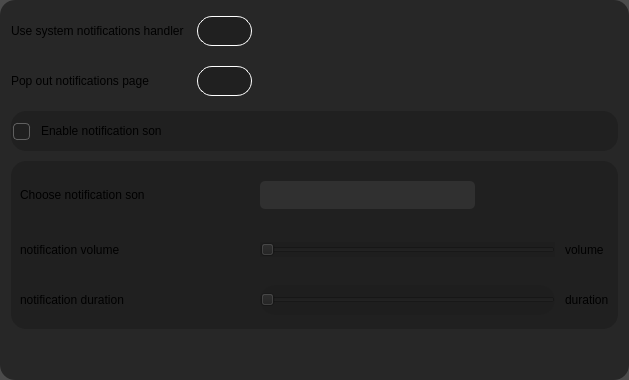
     <widget class="QWidget" name="notificationPage">
      <property name="styleSheet">
       <string notr="true">QWidget{
border-radius:15px;
background:rgba(30,30,30,0.8);
}
QLabel{
background:transparent;
}
QCheckBox,
QLabel,
QAbstractCheckBox,
QTreeView::indicator,
QRadioButton {
    padding: 0px;
    font-style: normal;
}

QCheckBox {
    padding: 2px;
}

QGroupBox::indicator,
QMenu::indicator,
QCheckBox::indicator,
QTreeView::indicator {
    width: 15px;
    height: 15px;
    border-radius: 4px;
    border: 1px solid #606060;
    background-color: rgba(255, 255, 255, 0);
    margin-right: 5px;
}

QGroupBox::indicator:hover,
QMenu::indicator:hover,
QCheckBox::indicator:hover,
QTreeView::indicator:hover {
    background-color: rgba(255, 255, 255, 16);
}

QGroupBox::indicator:pressed,
QMenu::indicator:pressed,
QCheckBox::indicator:pressed,
QTreeView::indicator:pressed {
    background-color: rgba(255, 255, 255, 20);
    border: 1px solid #505050;
}

QGroupBox::indicator:checked,
QMenu::indicator:checked,
QCheckBox::indicator:checked,
QTreeView::indicator:checked {
    background-color: #60cdff;
    border: 1px solid #60cdff;
    image: url(:/ressources/CheckBox.svg);
}

QGroupBox::indicator:checked:hover,
QMenu::indicator:checked:hover,
QCheckBox::indicator:checked:hover,
QTreeView::indicator:checked:hover {
    background-color: #5abce8;
    border: 1px solid #5abce8;
}

QGroupBox::indicator:checked:pressed,
QMenu::indicator:checked:pressed,
QCheckBox::indicator:checked:pressed,
QTreeView::indicator:checked:pressed {
    background-color: #53aad2;
    border: 1px solid #53aad2;
    image: url(:/ressources/CheckBoxPressed.svg);
}

QCheckBox::indicator:indeterminate,
QGroupBox::indicator:indeterminate,
QTreeView::indicator:indeterminate,
QTableView::indicator:indeterminate {
    background-color: #60cdff;
    border: 1px solid #60cdff;
    image: url(:/ressources/CheckBoxInterminate.svg);
}

QCheckBox::indicator:indeterminate:hover,
QGroupBox::indicator:indeterminate:hover,
QTreeView::indicator:indeterminate:hover,
QTableView::indicator:indeterminate:hover {
    background-color: #5abce8;
    border: 1px solid #5abce8;
}

QCheckBox::indicator:indeterminate:pressed,
QGroupBox::indicator:indeterminate:pressed,
QTreeView::indicator:indeterminate:pressed,
QTableView::indicator:indeterminate:pressed {
    background-color: #53aad2;
    border: 1px solid #53aad2;
    image: url(:/ressources/CheckBoxInterminatePressed.svg);
}

QCheckBox::indicator:indeterminate:disabled,
QGroupBox::indicator:indeterminate:disabled,
QTreeView::indicator:indeterminate:disabled,
QTableView::indicator:indeterminate:disabled {
    border: 1px solid #404040;
    background-color: #404040;
    image: url(:/ressources/CheckBoxInterminatePressed.svg);
}

QGroupBox::indicator:checked:disabled,
QMenu::indicator:checked:disabled,
QCheckBox::indicator:checked:disabled,
QTreeView::indicator:checked:disabled {
    border: 1px solid #404040;
    background-color: #404040;
    image: url(:/ressources/CheckBoxPressed.svg); 
}

QGroupBox::indicator:disabled,
QMenu::indicator:disabled,
QCheckBox::indicator:disabled,
QTreeView::indicator:disabled {
    border: 1px solid #404040;
    background-color: rgba(255, 255, 255, 0);
}
QComboBox {
    background-color: rgba(255, 255, 255, 18);
    border-radius: 5px;
    padding-left: 7px;
    padding-top: 6px;
    padding-bottom: 6px;
}

QGroupBox
QComboBox {
    padding-top: 6px;
    padding-bottom: 6px;
}

QComboBox:hover {
    background-color: rgba(255, 255, 255, 23);
}

QComboBox::down-arrow {
    image: url(:/ressources/ComboBox.svg);
    width: 40px;
    height: 40px;
    margin-left: 15px;
}

QGroupBox
QComboBox::down-arrow {
    width: 38px;
    height: 40px;
}

QComboBox::drop-down {
    background-color: transparent;
    min-width: 50px;
}

QComboBox:disabled {
    color: rgb(150, 150, 150);
    background-color: rgba(255, 255, 255, 13);
}

QComboBox::down-arrow:disabled {
    image: url(:/ressources/ComboBoxDisabled.svg);
}

QComboBox QAbstractItemView {
    background-color: #202020;
    border-radius: 0px;
    border: 1px solid rgba(255, 255, 255, 8);
    selection-color: #ffffff;
    selection-background-color: rgba(255, 255, 255, 16);
    padding: 4px;
}
</string>
      </property>
      <layout class="QGridLayout" name="gridLayout_11">
       <property name="spacing">
        <number>10</number>
       </property>
       <item row="0" column="0">
        <widget class="QLabel" name="label_11">
         <property name="minimumSize">
          <size>
           <width>0</width>
           <height>40</height>
          </size>
         </property>
         <property name="text">
          <string>Use system notifications handler </string>
         </property>
        </widget>
       </item>
       <item row="3" column="0" colspan="3">
        <widget class="QFrame" name="notifAlertFrame">
         <property name="frameShape">
          <enum>QFrame::Shape::StyledPanel</enum>
         </property>
         <property name="frameShadow">
          <enum>QFrame::Shadow::Raised</enum>
         </property>
         <layout class="QGridLayout" name="gridLayout_6">
          <property name="spacing">
           <number>10</number>
          </property>
          <item row="2" column="5">
           <widget class="QLabel" name="durationLabel">
            <property name="text">
             <string>duration</string>
            </property>
           </widget>
          </item>
          <item row="1" column="1">
           <widget class="QLabel" name="label_20">
            <property name="minimumSize">
             <size>
              <width>0</width>
              <height>40</height>
             </size>
            </property>
            <property name="text">
             <string>notification volume</string>
            </property>
           </widget>
          </item>
          <item row="0" column="2">
           <widget class="QComboBox" name="songComboBox">
            <property name="minimumSize">
             <size>
              <width>215</width>
              <height>0</height>
             </size>
            </property>
            <property name="styleSheet">
             <string notr="true"/>
            </property>
           </widget>
          </item>
          <item row="2" column="2" colspan="3">
           <widget class="QSlider" name="durationSlider">
            <property name="minimumSize">
             <size>
              <width>0</width>
              <height>30</height>
             </size>
            </property>
            <property name="styleSheet">
             <string notr="true"/>
            </property>
            <property name="maximum">
             <number>10</number>
            </property>
            <property name="pageStep">
             <number>1</number>
            </property>
            <property name="orientation">
             <enum>Qt::Orientation::Horizontal</enum>
            </property>
           </widget>
          </item>
          <item row="0" column="4" colspan="2">
           <spacer name="horizontalSpacer_12">
            <property name="orientation">
             <enum>Qt::Orientation::Horizontal</enum>
            </property>
            <property name="sizeHint" stdset="0">
             <size>
              <width>40</width>
              <height>20</height>
             </size>
            </property>
           </spacer>
          </item>
          <item row="1" column="2" colspan="3">
           <widget class="QSlider" name="volumeSlider">
            <property name="styleSheet">
             <string notr="true"/>
            </property>
            <property name="maximum">
             <number>100</number>
            </property>
            <property name="orientation">
             <enum>Qt::Orientation::Horizontal</enum>
            </property>
           </widget>
          </item>
          <item row="2" column="1">
           <widget class="QLabel" name="label_24">
            <property name="minimumSize">
             <size>
              <width>0</width>
              <height>40</height>
             </size>
            </property>
            <property name="text">
             <string>notification duration</string>
            </property>
           </widget>
          </item>
          <item row="1" column="5">
           <widget class="QLabel" name="volumeLabel">
            <property name="text">
             <string>volume</string>
            </property>
           </widget>
          </item>
          <item row="0" column="3">
           <widget class="HoverButton" name="playButton">
            <property name="minimumSize">
             <size>
              <width>60</width>
              <height>50</height>
             </size>
            </property>
            <property name="toolTip">
             <string>play</string>
            </property>
            <property name="styleSheet">
             <string notr="true">background:transparent</string>
            </property>
            <property name="text">
             <string/>
            </property>
            <property name="icon">
             <iconset resource="icons.qrc">
              <normaloff>:/icons/resumewhite.svg</normaloff>:/icons/resumewhite.svg</iconset>
            </property>
            <property name="iconSize">
             <size>
              <width>32</width>
              <height>32</height>
             </size>
            </property>
           </widget>
          </item>
          <item row="0" column="1">
           <widget class="QLabel" name="label_21">
            <property name="minimumSize">
             <size>
              <width>230</width>
              <height>0</height>
             </size>
            </property>
            <property name="text">
             <string>Choose notification son</string>
            </property>
           </widget>
          </item>
         </layout>
        </widget>
       </item>
       <item row="2" column="0" colspan="3">
        <widget class="QCheckBox" name="enableNotifCheck">
         <property name="minimumSize">
          <size>
           <width>0</width>
           <height>40</height>
          </size>
         </property>
         <property name="styleSheet">
          <string notr="true"/>
         </property>
         <property name="text">
          <string>Enable notification son</string>
         </property>
         <property name="iconSize">
          <size>
           <width>32</width>
           <height>32</height>
          </size>
         </property>
        </widget>
       </item>
       <item row="0" column="1">
        <widget class="ToggleButton" name="useSystemNotifButton">
         <property name="minimumSize">
          <size>
           <width>55</width>
           <height>30</height>
          </size>
         </property>
         <property name="maximumSize">
          <size>
           <width>55</width>
           <height>30</height>
          </size>
         </property>
         <property name="styleSheet">
          <string notr="true">border:1px solid white;</string>
         </property>
         <property name="text">
          <string/>
         </property>
        </widget>
       </item>
       <item row="1" column="1">
        <widget class="ToggleButton" name="popoutNotifPageButton">
         <property name="minimumSize">
          <size>
           <width>55</width>
           <height>30</height>
          </size>
         </property>
         <property name="maximumSize">
          <size>
           <width>56</width>
           <height>30</height>
          </size>
         </property>
         <property name="styleSheet">
          <string notr="true">border:1px solid white;</string>
         </property>
         <property name="text">
          <string/>
         </property>
        </widget>
       </item>
       <item row="1" column="0">
        <widget class="QLabel" name="label_12">
         <property name="minimumSize">
          <size>
           <width>0</width>
           <height>40</height>
          </size>
         </property>
         <property name="text">
          <string>Pop out notifications page </string>
         </property>
        </widget>
       </item>
       <item row="0" column="2">
        <spacer name="horizontalSpacer_13">
         <property name="orientation">
          <enum>Qt::Orientation::Horizontal</enum>
         </property>
         <property name="sizeHint" stdset="0">
          <size>
           <width>40</width>
           <height>20</height>
          </size>
         </property>
        </spacer>
       </item>
       <item row="4" column="0">
        <spacer name="verticalSpacer_4">
         <property name="orientation">
          <enum>Qt::Orientation::Vertical</enum>
         </property>
         <property name="sizeHint" stdset="0">
          <size>
           <width>20</width>
           <height>40</height>
          </size>
         </property>
        </spacer>
       </item>
       <item row="4" column="2">
        <spacer name="verticalSpacer_3">
         <property name="orientation">
          <enum>Qt::Orientation::Vertical</enum>
         </property>
         <property name="sizeHint" stdset="0">
          <size>
           <width>20</width>
           <height>40</height>
          </size>
         </property>
        </spacer>
       </item>
      </layout>
     </widget>
